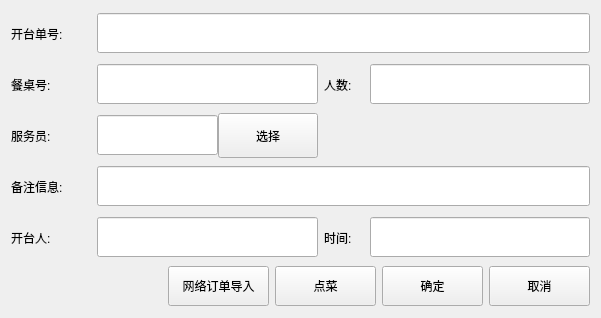
<?xml version="1.0" encoding="UTF-8"?>
<ui version="4.0">
 <class>founding_cook</class>
 <widget class="QDialog" name="founding_cook">
  <property name="geometry">
   <rect>
    <x>0</x>
    <y>0</y>
    <width>601</width>
    <height>318</height>
   </rect>
  </property>
  <property name="windowTitle">
   <string>Dialog</string>
  </property>
  <layout class="QVBoxLayout" name="verticalLayout">
   <item>
    <layout class="QGridLayout" name="gridLayout">
     <item row="0" column="0">
      <widget class="QLabel" name="label_2">
       <property name="sizePolicy">
        <sizepolicy hsizetype="Fixed" vsizetype="Fixed">
         <horstretch>0</horstretch>
         <verstretch>0</verstretch>
        </sizepolicy>
       </property>
       <property name="minimumSize">
        <size>
         <width>0</width>
         <height>45</height>
        </size>
       </property>
       <property name="text">
        <string>开台单号:</string>
       </property>
      </widget>
     </item>
     <item row="0" column="1" colspan="3">
      <widget class="QLineEdit" name="lineEdit">
       <property name="minimumSize">
        <size>
         <width>0</width>
         <height>40</height>
        </size>
       </property>
      </widget>
     </item>
     <item row="1" column="0">
      <widget class="QLabel" name="label_3">
       <property name="sizePolicy">
        <sizepolicy hsizetype="Fixed" vsizetype="Fixed">
         <horstretch>0</horstretch>
         <verstretch>0</verstretch>
        </sizepolicy>
       </property>
       <property name="minimumSize">
        <size>
         <width>80</width>
         <height>45</height>
        </size>
       </property>
       <property name="text">
        <string>餐桌号:</string>
       </property>
      </widget>
     </item>
     <item row="1" column="1">
      <widget class="QLineEdit" name="lineEdit_2">
       <property name="minimumSize">
        <size>
         <width>0</width>
         <height>40</height>
        </size>
       </property>
      </widget>
     </item>
     <item row="1" column="2">
      <widget class="QLabel" name="label_4">
       <property name="sizePolicy">
        <sizepolicy hsizetype="Fixed" vsizetype="Fixed">
         <horstretch>0</horstretch>
         <verstretch>0</verstretch>
        </sizepolicy>
       </property>
       <property name="minimumSize">
        <size>
         <width>40</width>
         <height>45</height>
        </size>
       </property>
       <property name="text">
        <string>人数:</string>
       </property>
      </widget>
     </item>
     <item row="1" column="3">
      <widget class="QLineEdit" name="lineEdit_3">
       <property name="minimumSize">
        <size>
         <width>0</width>
         <height>40</height>
        </size>
       </property>
      </widget>
     </item>
     <item row="2" column="0">
      <widget class="QLabel" name="label_5">
       <property name="sizePolicy">
        <sizepolicy hsizetype="Fixed" vsizetype="Fixed">
         <horstretch>0</horstretch>
         <verstretch>0</verstretch>
        </sizepolicy>
       </property>
       <property name="minimumSize">
        <size>
         <width>80</width>
         <height>45</height>
        </size>
       </property>
       <property name="text">
        <string>服务员:</string>
       </property>
      </widget>
     </item>
     <item row="2" column="1">
      <layout class="QHBoxLayout" name="horizontalLayout">
       <property name="spacing">
        <number>0</number>
       </property>
       <item>
        <widget class="QLineEdit" name="lineEdit_4">
         <property name="minimumSize">
          <size>
           <width>0</width>
           <height>40</height>
          </size>
         </property>
        </widget>
       </item>
       <item>
        <widget class="QPushButton" name="pushButton_9">
         <property name="sizePolicy">
          <sizepolicy hsizetype="Minimum" vsizetype="Minimum">
           <horstretch>0</horstretch>
           <verstretch>0</verstretch>
          </sizepolicy>
         </property>
         <property name="minimumSize">
          <size>
           <width>100</width>
           <height>0</height>
          </size>
         </property>
         <property name="focusPolicy">
          <enum>Qt::NoFocus</enum>
         </property>
         <property name="text">
          <string>选择</string>
         </property>
         <property name="outer_stylesheet" stdset="0">
          <string>pushbutton</string>
         </property>
        </widget>
       </item>
      </layout>
     </item>
     <item row="3" column="0">
      <widget class="QLabel" name="label_6">
       <property name="sizePolicy">
        <sizepolicy hsizetype="Fixed" vsizetype="Fixed">
         <horstretch>0</horstretch>
         <verstretch>0</verstretch>
        </sizepolicy>
       </property>
       <property name="minimumSize">
        <size>
         <width>0</width>
         <height>45</height>
        </size>
       </property>
       <property name="text">
        <string>备注信息:</string>
       </property>
      </widget>
     </item>
     <item row="3" column="1" colspan="3">
      <widget class="QLineEdit" name="lineEdit_5">
       <property name="minimumSize">
        <size>
         <width>0</width>
         <height>40</height>
        </size>
       </property>
      </widget>
     </item>
     <item row="4" column="0">
      <widget class="QLabel" name="label_8">
       <property name="sizePolicy">
        <sizepolicy hsizetype="Fixed" vsizetype="Fixed">
         <horstretch>0</horstretch>
         <verstretch>0</verstretch>
        </sizepolicy>
       </property>
       <property name="minimumSize">
        <size>
         <width>80</width>
         <height>45</height>
        </size>
       </property>
       <property name="text">
        <string>开台人:</string>
       </property>
      </widget>
     </item>
     <item row="4" column="1">
      <widget class="QLineEdit" name="lineEdit_6">
       <property name="minimumSize">
        <size>
         <width>0</width>
         <height>40</height>
        </size>
       </property>
      </widget>
     </item>
     <item row="4" column="2">
      <widget class="QLabel" name="label_7">
       <property name="sizePolicy">
        <sizepolicy hsizetype="Fixed" vsizetype="Fixed">
         <horstretch>0</horstretch>
         <verstretch>0</verstretch>
        </sizepolicy>
       </property>
       <property name="minimumSize">
        <size>
         <width>40</width>
         <height>45</height>
        </size>
       </property>
       <property name="text">
        <string>时间:</string>
       </property>
      </widget>
     </item>
     <item row="4" column="3">
      <widget class="QLineEdit" name="lineEdit_7">
       <property name="minimumSize">
        <size>
         <width>0</width>
         <height>40</height>
        </size>
       </property>
      </widget>
     </item>
    </layout>
   </item>
   <item>
    <layout class="QHBoxLayout" name="horizontalLayout_2">
     <item>
      <spacer name="horizontalSpacer">
       <property name="orientation">
        <enum>Qt::Horizontal</enum>
       </property>
       <property name="sizeHint" stdset="0">
        <size>
         <width>40</width>
         <height>20</height>
        </size>
       </property>
      </spacer>
     </item>
     <item>
      <widget class="QPushButton" name="pushButton_6">
       <property name="sizePolicy">
        <sizepolicy hsizetype="Fixed" vsizetype="Fixed">
         <horstretch>0</horstretch>
         <verstretch>0</verstretch>
        </sizepolicy>
       </property>
       <property name="minimumSize">
        <size>
         <width>101</width>
         <height>40</height>
        </size>
       </property>
       <property name="focusPolicy">
        <enum>Qt::NoFocus</enum>
       </property>
       <property name="text">
        <string>网络订单导入</string>
       </property>
       <property name="outer_stylesheet" stdset="0">
        <string>pushbutton</string>
       </property>
      </widget>
     </item>
     <item>
      <widget class="QPushButton" name="pushButton_13">
       <property name="sizePolicy">
        <sizepolicy hsizetype="Fixed" vsizetype="Fixed">
         <horstretch>0</horstretch>
         <verstretch>0</verstretch>
        </sizepolicy>
       </property>
       <property name="minimumSize">
        <size>
         <width>101</width>
         <height>40</height>
        </size>
       </property>
       <property name="focusPolicy">
        <enum>Qt::NoFocus</enum>
       </property>
       <property name="text">
        <string>点菜</string>
       </property>
       <property name="outer_stylesheet" stdset="0">
        <string>pushbutton</string>
       </property>
      </widget>
     </item>
     <item>
      <widget class="QPushButton" name="pushButton_7">
       <property name="sizePolicy">
        <sizepolicy hsizetype="Fixed" vsizetype="Fixed">
         <horstretch>0</horstretch>
         <verstretch>0</verstretch>
        </sizepolicy>
       </property>
       <property name="minimumSize">
        <size>
         <width>101</width>
         <height>40</height>
        </size>
       </property>
       <property name="focusPolicy">
        <enum>Qt::NoFocus</enum>
       </property>
       <property name="text">
        <string>确定</string>
       </property>
       <property name="outer_stylesheet" stdset="0">
        <string>pushbutton</string>
       </property>
      </widget>
     </item>
     <item>
      <widget class="QPushButton" name="pushButton_14">
       <property name="sizePolicy">
        <sizepolicy hsizetype="Fixed" vsizetype="Fixed">
         <horstretch>0</horstretch>
         <verstretch>0</verstretch>
        </sizepolicy>
       </property>
       <property name="minimumSize">
        <size>
         <width>101</width>
         <height>40</height>
        </size>
       </property>
       <property name="focusPolicy">
        <enum>Qt::NoFocus</enum>
       </property>
       <property name="text">
        <string>取消</string>
       </property>
       <property name="outer_stylesheet" stdset="0">
        <string>pushbutton</string>
       </property>
      </widget>
     </item>
    </layout>
   </item>
  </layout>
 </widget>
 <resources/>
 <connections/>
</ui>
